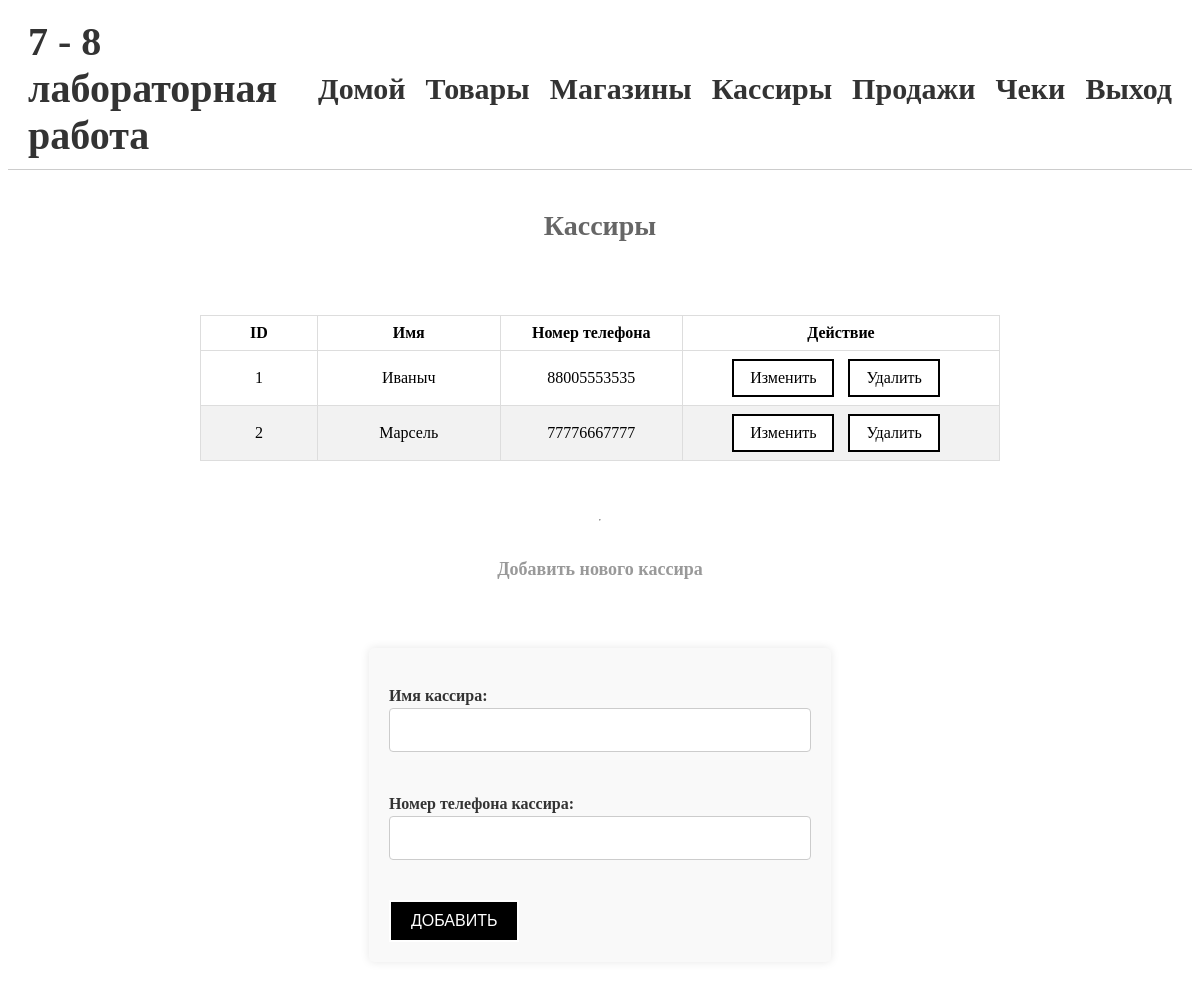
The page /cashiers/ (signed in) on the database as committed earlier.
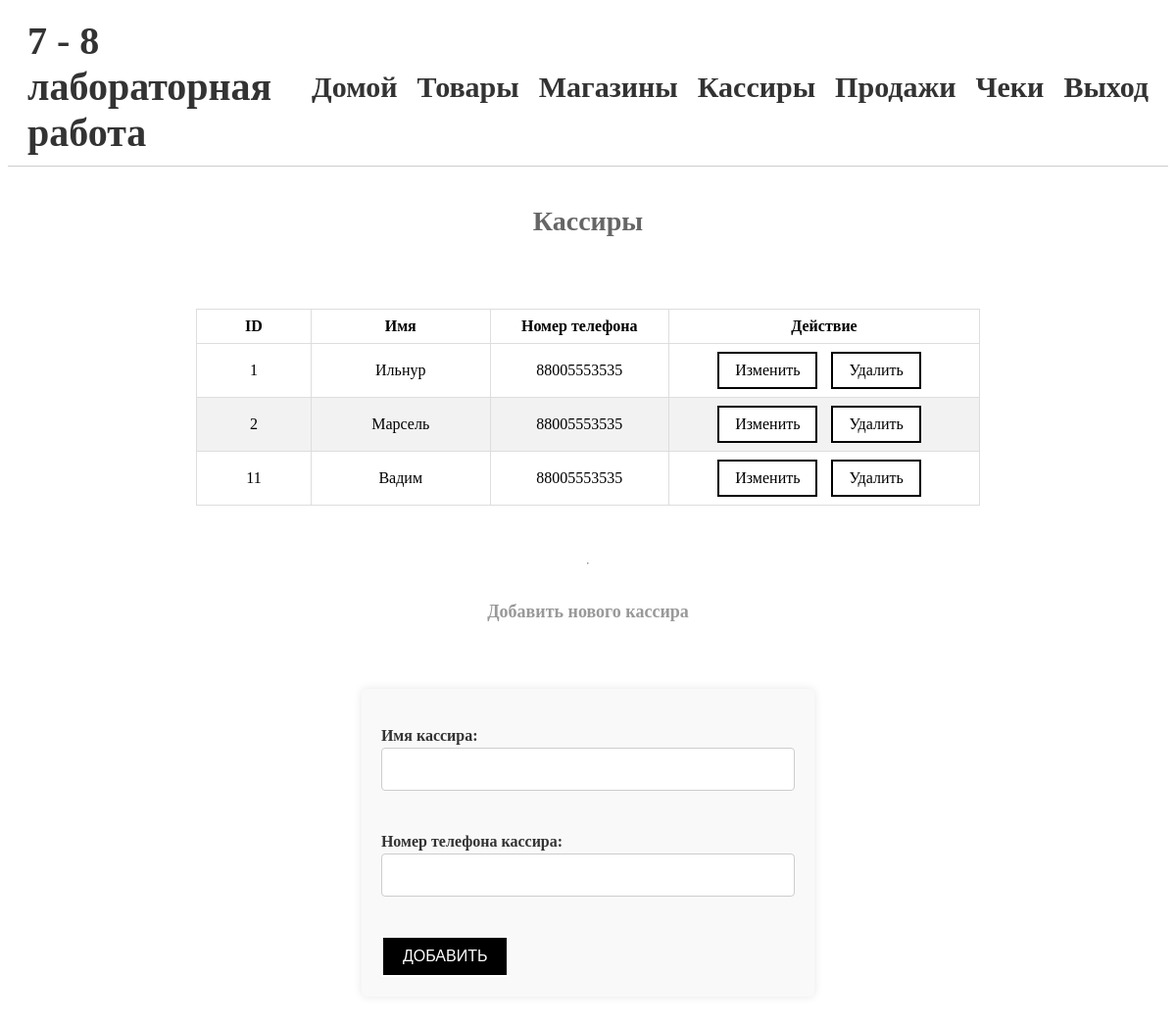
The same page on the database as committed later.
### polls/models.py (models this page shows, shortened)
class Cashier(models.Model):
    name = models.CharField(max_length=100)
    phone_number = models.CharField(max_length=20)

### polls/views.py (the view)
# urls.py: path('cashiers/', cashier_list, name='cashier_list'),
def cashier_list(request):
    cashiers = Cashier.objects.all()
    form = CashierForm(request.POST or None)
    if form.is_valid():
        form.save()
        return redirect('cashier_list')
    return render(request, 'cashier_list.html', {'cashiers': cashiers, 'form': form})

### polls/forms.py
class CashierForm(forms.ModelForm):
    class Meta:
        model = Cashier
        fields = ['name', 'phone_number']
        labels = {
            'name': 'Имя кассира',
            'phone_number': 'Номер телефона кассира',
        }

### templates/cashier_list.html (shortened to what this page needs)
{% extends 'base.html' %}
{% block content %}
{% if request.user.is_authenticated %}
<h2>Кассиры</h2>
<table>
    <thead>
    <tr>
        <th>ID</th>
        <th>Имя</th>
        <th>Номер телефона</th>
        {% if request.user.is_staff == True %}
        <th>Действие</th>
        {% endif %}
    </tr>
    </thead>
    <tbody>
    {% for cashier in cashiers %}
    <tr>
        <td>{{ cashier.id }}</td>
        <td>{{ cashier.name }}</td>
        <td>{{ cashier.phone_number }}</td>
        {% if request.user.is_staff == True %}
        <td>
            <a class="btn" href="{% url 'cashier_update' cashier.pk %}">Изменить</a>
            <a class="btn" href="{% url 'cashier_delete' cashier.pk %}">Удалить</a>
        </td>
        {% endif %}
    </tr>
    {% empty %}
    <tr>
        <td colspan="5">Таблица пустая</td>
    </tr>
    {% endfor %}
    </tbody>
</table>
<hr>
{% if request.user.is_staff == True %}
<h3>Добавить нового кассира</h3>
<form method="post">
    {{ form.as_p }}
    <button type="submit">Добавить</button>
</form>
{% endif %}
{% else %}
<h1>Вы не авторизованы!</h1>
{% endif %}
{% endblock %}

Rows that differ between the two databases and show on the page:
changed Cashier id 1: name "Иваныч" → "Ильнур"
changed Cashier "Марсель": phone_number "77776667777" → "88005553535"
added Cashier: id "11", name "Вадим", phone_number "88005553535"
